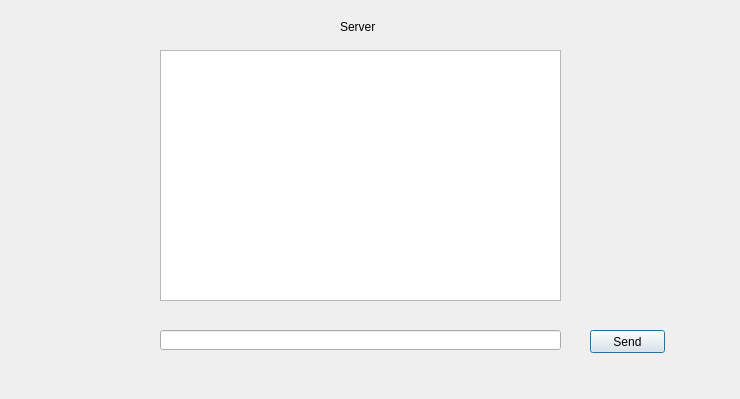
<?xml version="1.0" encoding="UTF-8"?>
<ui version="4.0">
 <class>Dialog</class>
 <widget class="QDialog" name="Dialog">
  <property name="geometry">
   <rect>
    <x>0</x>
    <y>0</y>
    <width>740</width>
    <height>399</height>
   </rect>
  </property>
  <property name="windowTitle">
   <string>Dialog</string>
  </property>
  <widget class="QLabel" name="label">
   <property name="geometry">
    <rect>
     <x>340</x>
     <y>20</y>
     <width>47</width>
     <height>13</height>
    </rect>
   </property>
   <property name="text">
    <string>Server</string>
   </property>
  </widget>
  <widget class="QTextEdit" name="textEditMessage">
   <property name="geometry">
    <rect>
     <x>160</x>
     <y>50</y>
     <width>401</width>
     <height>251</height>
    </rect>
   </property>
  </widget>
  <widget class="QLineEdit" name="lineEditMessage">
   <property name="geometry">
    <rect>
     <x>160</x>
     <y>330</y>
     <width>401</width>
     <height>20</height>
    </rect>
   </property>
  </widget>
  <widget class="QPushButton" name="pushButtonSend">
   <property name="geometry">
    <rect>
     <x>590</x>
     <y>330</y>
     <width>75</width>
     <height>23</height>
    </rect>
   </property>
   <property name="text">
    <string>Send</string>
   </property>
  </widget>
 </widget>
 <tabstops>
  <tabstop>lineEditMessage</tabstop>
  <tabstop>pushButtonSend</tabstop>
  <tabstop>textEditMessage</tabstop>
 </tabstops>
 <resources/>
 <connections>
  <connection>
   <sender>pushButtonSend</sender>
   <signal>pressed()</signal>
   <receiver>Dialog</receiver>
   <slot>send_text()</slot>
   <hints>
    <hint type="sourcelabel">
     <x>624</x>
     <y>342</y>
    </hint>
    <hint type="destinationlabel">
     <x>624</x>
     <y>271</y>
    </hint>
   </hints>
  </connection>
 </connections>
 <slots>
  <slot>send_text()</slot>
 </slots>
</ui>
